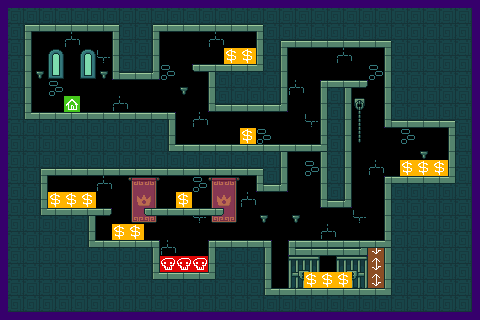

This game map was drawn from its Tiled (.tmx) file and the tilesets committed beside it. A one-line description and the full map source follow:
An orthogonal 30x20 tile map with 16x16 px tiles, 4 tile layers (layer_decoration, layer_logic, layer_walls_physics, layer_walls_visual), 3 tilesets.

<map version="1.10" tiledversion="1.12.1" orientation="orthogonal" renderorder="right-down" width="30" height="20" tilewidth="16" tileheight="16" infinite="0" nextlayerid="37" nextobjectid="11">
 <editorsettings>
  <export target="level1.json" format="json" />
 </editorsettings>
 <tileset firstgid="1" source="../tilesets/castle_decor.tsx" />
 <tileset firstgid="25" source="../tilesets/colliders.tsx" />
 <tileset firstgid="57" source="../tilesets/castle_walls.tsx" />
 <layer id="34" name="layer_decoration" width="30" height="20">
  <data encoding="csv">
0,0,0,0,0,0,0,0,0,0,0,0,0,0,0,0,0,0,0,0,0,0,0,0,0,0,0,0,0,0,
0,0,0,0,0,0,0,0,0,0,0,0,0,0,0,0,0,0,0,0,0,0,0,0,0,0,0,0,0,0,
0,0,0,0,20,0,0,0,0,0,0,0,0,20,0,0,0,0,0,0,0,0,0,0,0,0,0,0,0,0,
0,0,0,1,0,1,21,0,0,0,0,0,0,0,0,21,0,0,0,0,0,20,0,0,0,0,0,0,0,0,
0,0,13,7,0,7,13,0,0,0,19,0,0,0,0,0,0,0,0,0,0,0,0,19,0,0,0,0,0,0,
0,0,0,19,0,0,0,0,0,0,0,13,0,0,0,0,0,0,20,0,0,0,0,0,0,0,0,0,0,0,
0,0,0,0,0,0,0,20,0,0,0,0,0,0,0,0,0,0,0,0,0,0,6,0,0,0,0,0,0,0,
0,0,0,0,0,0,0,0,0,0,0,0,20,0,0,0,0,0,0,21,0,0,12,0,0,0,0,0,0,0,
0,0,0,0,0,0,0,0,0,0,0,0,0,0,0,0,19,0,0,0,0,0,18,0,0,19,0,0,0,0,
0,0,0,0,0,0,0,0,0,0,0,0,0,0,0,0,0,0,0,0,0,0,0,0,0,0,13,0,0,0,
0,0,0,0,0,0,0,0,0,0,0,0,0,0,0,0,0,0,0,19,0,0,0,20,0,0,0,21,0,0,
0,0,0,0,0,0,20,0,2,3,0,0,19,2,3,0,0,0,0,0,0,0,0,0,0,0,0,0,0,0,
0,0,0,19,0,0,0,0,8,9,0,0,0,8,9,20,0,0,0,0,0,0,0,0,0,0,0,0,0,0,
0,0,0,0,0,0,0,0,14,15,0,0,21,14,15,0,13,0,13,0,0,0,21,0,0,0,0,0,0,0,
0,0,0,0,0,0,0,0,0,0,0,0,0,0,0,0,0,0,0,0,20,0,0,0,0,0,0,0,0,0,
0,0,0,0,0,0,0,0,0,0,20,0,0,0,0,0,0,0,0,0,0,0,0,0,0,0,0,0,0,0,
0,0,0,0,0,0,0,0,0,0,0,0,0,0,0,0,0,0,4,5,0,4,5,19,0,0,0,0,0,0,
0,0,0,0,0,0,0,0,0,0,0,0,0,0,0,0,0,0,10,11,0,10,11,0,0,0,0,0,0,0,
0,0,0,0,0,0,0,0,0,0,0,0,0,0,0,0,0,0,0,0,0,0,0,0,0,0,0,0,0,0,
0,0,0,0,0,0,0,0,0,0,0,0,0,0,0,0,0,0,0,0,0,0,0,0,0,0,0,0,0,0
</data>
 </layer>
 <layer id="16" name="layer_logic" width="30" height="20">
  <data encoding="csv">
0,0,0,0,0,0,0,0,0,0,0,0,0,0,0,0,0,0,0,0,0,0,0,0,0,0,0,0,0,0,
0,0,0,0,0,0,0,0,0,0,0,0,0,0,0,0,0,0,0,0,0,0,0,0,0,0,0,0,0,0,
0,0,0,0,0,0,0,0,0,0,0,0,0,0,0,0,0,0,0,0,0,0,0,0,0,0,0,0,0,0,
0,0,0,0,0,0,0,0,0,0,0,0,0,0,26,26,0,0,0,0,0,0,0,0,0,0,0,0,0,0,
0,0,0,0,0,0,0,0,0,0,0,0,0,0,0,0,0,0,0,0,0,0,0,0,0,0,0,0,0,0,
0,0,0,0,0,0,0,0,0,0,0,0,0,0,0,0,0,0,0,0,0,0,0,0,0,0,0,0,0,0,
0,0,0,0,25,0,0,0,0,0,0,0,0,0,0,0,0,0,0,0,0,0,0,0,0,0,0,0,0,0,
0,0,0,0,0,0,0,0,0,0,0,0,0,0,0,0,0,0,0,0,0,0,0,0,0,0,0,0,0,0,
0,0,0,0,0,0,0,0,0,0,0,0,0,0,0,26,0,0,0,0,0,0,0,0,0,0,0,0,0,0,
0,0,0,0,0,0,0,0,0,0,0,0,0,0,0,0,0,0,0,0,0,0,0,0,0,0,0,0,0,0,
0,0,0,0,0,0,0,0,0,0,0,0,0,0,0,0,0,0,0,0,0,0,0,0,0,26,26,26,0,0,
0,0,0,0,0,0,0,0,0,0,0,0,0,0,0,0,0,0,0,0,0,0,0,0,0,0,0,0,0,0,
0,0,0,26,26,26,0,0,0,0,0,26,0,0,0,0,0,0,0,0,0,0,0,0,0,0,0,0,0,0,
0,0,0,0,0,0,0,0,0,0,0,0,0,0,0,0,0,0,0,0,0,0,0,0,0,0,0,0,0,0,
0,0,0,0,0,0,0,26,26,0,0,0,0,0,0,0,0,0,0,0,0,0,0,0,0,0,0,0,0,0,
0,0,0,0,0,0,0,0,0,0,0,0,0,0,0,0,0,0,0,0,0,0,0,27,0,0,0,0,0,0,
0,0,0,0,0,0,0,0,0,0,28,28,28,0,0,0,0,0,0,0,0,0,0,27,0,0,0,0,0,0,
0,0,0,0,0,0,0,0,0,0,0,0,0,0,0,0,0,0,0,26,26,26,0,27,0,0,0,0,0,0,
0,0,0,0,0,0,0,0,0,0,0,0,0,0,0,0,0,0,0,0,0,0,0,0,0,0,0,0,0,0,
0,0,0,0,0,0,0,0,0,0,0,0,0,0,0,0,0,0,0,0,0,0,0,0,0,0,0,0,0,0
</data>
 </layer>
 <layer id="1" name="layer_walls_physics" width="30" height="20">
  <data encoding="csv">
33,33,33,33,33,33,33,33,33,33,33,33,33,33,33,33,33,33,33,33,33,33,33,33,33,33,33,33,33,33,
33,33,33,33,33,33,33,33,33,33,33,33,33,33,33,33,33,33,33,33,33,33,33,33,33,33,33,33,33,33,
33,33,0,0,0,0,0,33,33,33,0,0,0,0,0,0,33,33,33,33,33,33,33,33,33,33,33,33,33,33,
33,33,0,0,0,0,0,33,33,33,0,0,0,0,0,0,33,33,0,0,0,0,0,0,33,33,33,33,33,33,
33,33,0,0,0,0,0,33,33,33,0,0,34,33,33,33,33,33,0,0,0,0,0,0,33,33,33,33,33,33,
33,33,0,0,0,0,0,0,0,0,0,0,0,33,33,33,33,33,0,0,33,33,34,0,33,33,33,33,33,33,
33,33,0,0,0,0,0,0,0,0,0,0,0,33,33,33,33,33,0,0,33,33,0,0,33,33,33,33,33,33,
33,33,33,33,33,33,33,33,33,33,33,0,0,0,0,0,0,0,0,0,33,33,0,0,33,33,33,33,33,33,
33,33,33,33,33,33,33,33,33,33,33,0,0,0,0,0,0,0,0,0,33,33,0,0,0,0,0,0,33,33,
33,33,33,33,33,33,33,33,33,33,33,33,33,33,33,33,33,33,34,34,33,33,0,0,0,0,0,0,33,33,
33,33,33,33,33,33,33,33,33,33,33,33,33,33,33,33,33,33,0,0,33,33,0,0,0,0,0,0,33,33,
33,33,33,0,0,0,0,0,0,0,0,0,0,0,0,0,33,33,0,0,33,33,0,0,33,33,33,33,33,33,
33,33,33,0,0,0,0,0,0,0,0,0,0,0,0,0,0,0,0,0,33,33,0,0,33,33,33,33,33,33,
33,33,33,33,33,33,34,0,0,34,34,34,34,34,0,0,0,0,0,0,0,0,0,0,33,33,33,33,33,33,
33,33,33,33,33,33,0,0,0,0,0,0,0,0,0,0,0,0,0,0,0,0,0,0,33,33,33,33,33,33,
33,33,33,33,33,33,33,33,33,33,0,0,0,33,33,33,33,0,33,33,33,33,33,34,33,33,33,33,33,33,
33,33,33,33,33,33,33,33,33,33,0,0,0,33,33,33,33,0,0,0,0,0,0,0,33,33,33,33,33,33,
33,33,33,33,33,33,33,33,33,33,33,33,33,33,33,33,33,0,0,0,0,0,0,0,33,33,33,33,33,33,
33,33,33,33,33,33,33,33,33,33,33,33,33,33,33,33,33,33,33,33,33,33,33,33,33,33,33,33,33,33,
33,33,33,33,33,33,33,33,33,33,33,33,33,33,33,33,33,33,33,33,33,33,33,33,33,33,33,33,33,33
</data>
 </layer>
 <layer id="35" name="layer_walls_visual" width="30" height="20">
  <data encoding="csv">
67,67,67,67,67,67,67,67,67,67,67,67,67,67,67,67,67,67,67,67,67,67,67,67,67,67,67,67,67,0,
67,68,74,74,74,74,75,67,67,68,74,74,74,74,74,75,67,67,67,67,67,67,67,67,67,67,67,67,67,0,
67,76,81,81,81,81,58,67,67,76,81,81,81,81,81,58,67,68,74,74,74,74,74,75,67,67,67,67,67,0,
67,76,81,81,81,81,58,67,67,76,81,61,60,60,60,66,67,76,81,81,81,81,81,58,67,67,67,67,67,0,
67,76,81,81,81,81,73,74,74,84,81,0,58,67,67,67,67,76,81,82,60,60,62,58,67,67,67,67,67,0,
67,76,81,81,81,81,81,81,81,81,81,81,58,67,67,67,67,76,81,58,67,76,0,58,67,67,67,67,67,0,
67,59,60,60,60,60,60,60,60,60,57,81,73,74,74,74,74,84,81,58,67,76,81,58,67,67,67,67,67,0,
67,67,67,67,67,67,67,67,67,67,76,81,81,81,81,81,81,81,81,58,67,76,81,73,74,74,74,75,67,0,
67,67,67,67,67,67,67,67,67,67,59,60,60,60,60,60,60,60,60,66,67,76,81,81,81,81,81,58,67,0,
67,67,67,67,67,67,67,67,67,67,67,67,67,67,67,67,67,76,0,58,67,76,81,81,81,81,81,58,67,0,
67,67,68,74,74,74,74,74,74,74,74,74,74,74,74,75,67,76,81,58,67,76,81,82,60,60,60,66,67,0,
67,67,76,81,81,81,81,81,81,81,81,81,81,81,81,73,74,84,81,58,67,76,81,58,67,67,67,67,67,0,
67,67,59,60,60,60,62,81,61,60,60,60,60,62,81,81,81,81,81,73,74,84,81,58,67,67,67,67,67,0,
67,67,67,67,67,76,0,81,0,0,0,0,0,0,81,81,81,81,81,81,81,81,81,58,67,67,67,67,67,0,
67,67,67,67,67,59,60,60,60,57,81,81,82,60,60,60,57,82,60,60,60,60,60,66,67,67,67,67,67,0,
67,67,67,67,67,67,67,67,67,76,81,81,58,67,67,67,76,73,74,74,74,74,84,58,67,67,67,67,67,0,
67,67,67,67,67,67,67,67,67,59,60,60,66,67,67,67,76,81,81,81,81,81,81,58,67,67,67,67,67,0,
67,67,67,67,67,67,67,67,67,67,67,67,67,67,67,67,59,60,60,60,60,60,60,66,67,67,67,67,67,0,
67,67,67,67,67,67,67,67,67,67,67,67,67,67,67,67,67,67,67,67,67,67,67,67,67,67,67,67,67,0,
0,0,0,0,0,0,0,0,0,0,0,0,0,0,0,0,0,0,0,0,0,0,0,0,0,0,0,0,0,0
</data>
 </layer>
</map>
